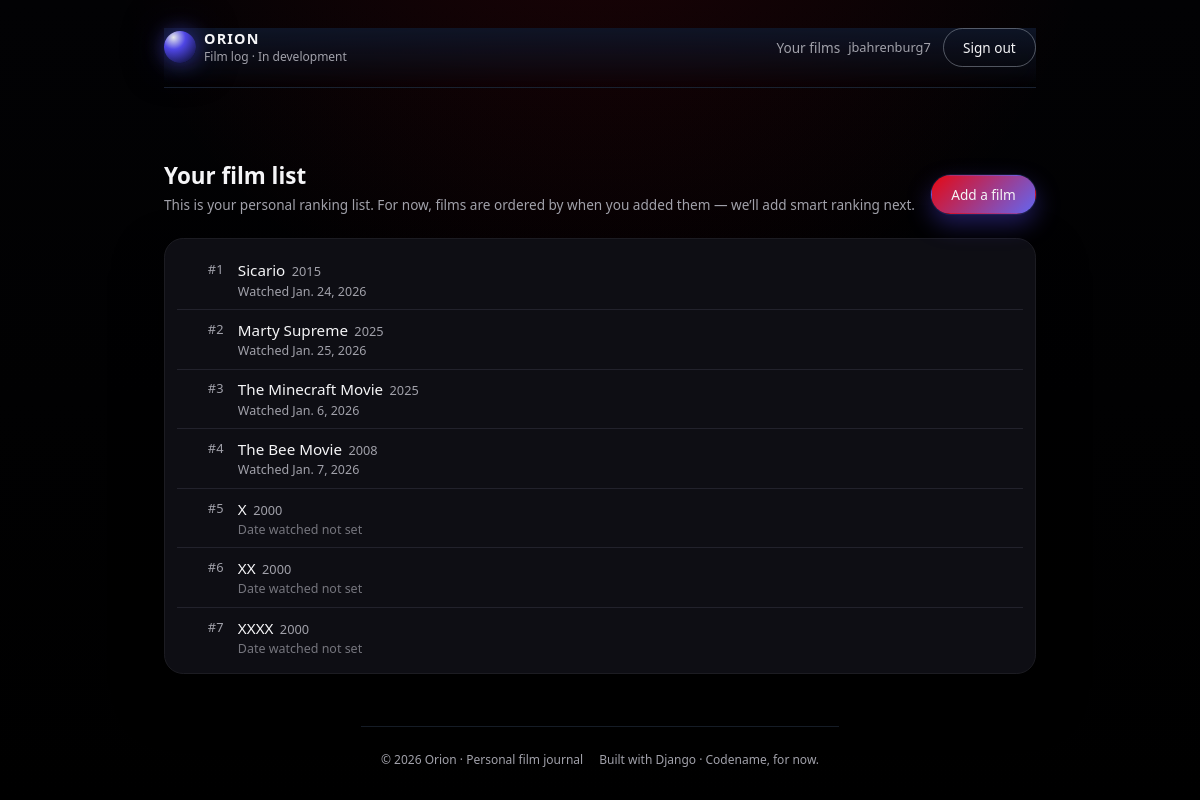
Page /films/ (signed in) on the earlier database version.
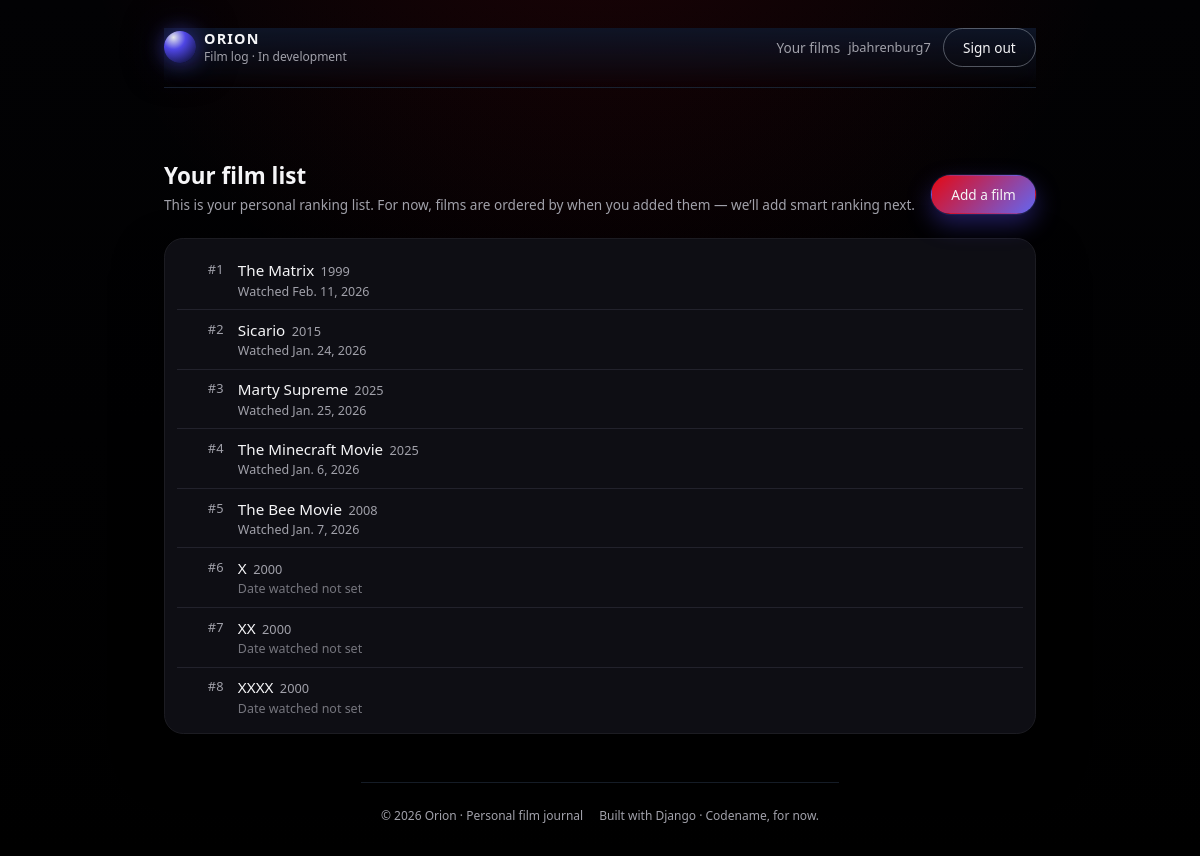
Same page on the later database version.
### core/models.py (models this page shows, shortened)
class UserFilm(models.Model):
    user = models.ForeignKey(settings.AUTH_USER_MODEL, on_delete=models.CASCADE)
    film = models.ForeignKey(Film, on_delete=models.CASCADE)
    position = models.PositiveIntegerField(default=0)  # will use this for ranking later
    watched_at = models.DateField(blank=True, null=True)
    preference = models.CharField(
        max_length=10,
        choices=PREFERENCE_CHOICES,
        blank=True,
        null=True
    )
    created_at = models.DateTimeField(auto_now_add=True)
    class Meta:
        unique_together = ("user", "film")
        ordering = ["position", "-created_at"]

class Film(models.Model):
    title = models.CharField(max_length=255)
    year = models.PositiveIntegerField(blank=True, null=True)
    class Meta:
        ordering = ["title"]

### core/views.py (the view)
# urls.py: path("films/", core_views.film_list, name="film_list"),
@login_required
def film_list(request):
    films = UserFilm.objects.filter(user=request.user).select_related("film")
    return render(request, "core/film_list.html", {"user_films": films})

### core/templates/core/film_list.html (shortened to what this page needs)
{% extends "base.html" %}
{% block content %}
<section class="section">
    <div class="section-header">
        <div>
            <h1 class="section-title">Your film list</h1>
            <p class="section-subtitle">
                This is your personal ranking list. For now, films are ordered
                by when you added them — we’ll add smart ranking next.
            </p>
        </div>
        <a href="{% url 'add_film' %}" class="btn btn-primary">Add a film</a>
    </div>
    {% if user_films %}
        <div class="list-card">
            <ul class="film-list">
                {% for uf in user_films %}
                    <li class="film-list-item">
                        <span class="film-rank">#{{ uf.position }}</span>
                        <div class="film-main">
                            <div class="film-title-row">
                                <span class="film-title">
                                    {{ uf.film.title }}
                                </span>
                                {% if uf.film.year %}
                                    <span class="film-year">
                                        {{ uf.film.year }}
                                    </span>
                                {% endif %}
                            </div>
                            {% if uf.watched_at %}
                                <div class="film-meta">
                                    Watched {{ uf.watched_at }}
                                </div>
                            {% else %}
                                <div class="film-meta film-meta-muted">
                                    Date watched not set
                                </div>
                            {% endif %}
                        </div>
                    </li>
                {% endfor %}
            </ul>
        </div>
    {% endif %}
</section>
{% endblock %}

Differences in the rows shown:
added UserFilm: position "1", film "The Matrix", film.year "1999", watched_at "Feb. 11, 2026"
changed UserFilm "Jan. 24, 2026": position "1" → "2"
changed UserFilm "Jan. 25, 2026": position "2" → "3"
changed UserFilm "Jan. 6, 2026": position "3" → "4"
changed UserFilm "Jan. 7, 2026": position "4" → "5"
changed UserFilm (number 6 of 8 on the later page): position "5" → "6"
changed UserFilm "XX": position "6" → "7"
changed UserFilm "XXXX": position "7" → "8"
